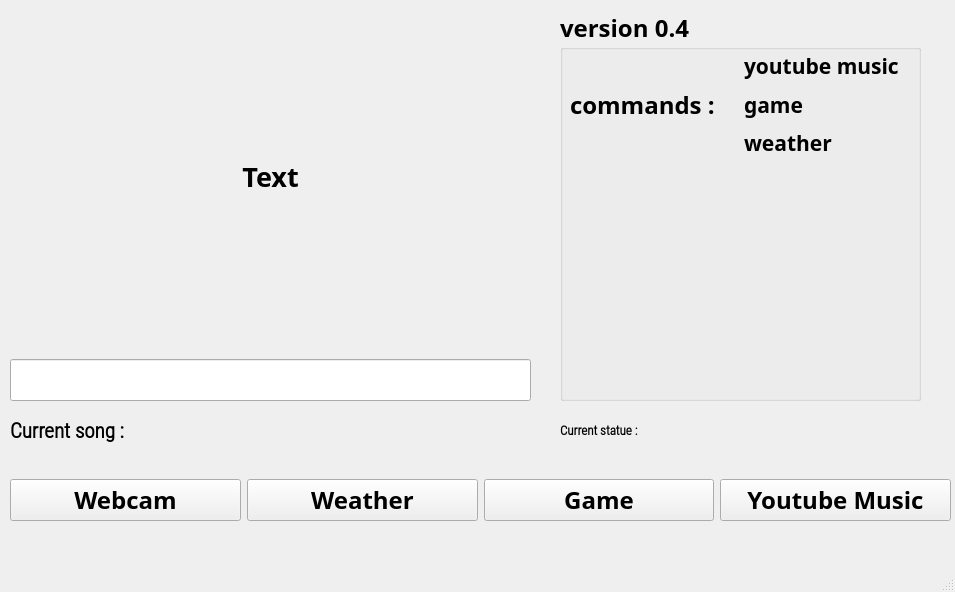
<?xml version="1.0" encoding="UTF-8"?>
<ui version="4.0">
 <class>MainWindow</class>
 <widget class="QMainWindow" name="MainWindow">
  <property name="geometry">
   <rect>
    <x>0</x>
    <y>0</y>
    <width>955</width>
    <height>592</height>
   </rect>
  </property>
  <property name="windowTitle">
   <string>MainWindow</string>
  </property>
  <widget class="QWidget" name="centralwidget">
   <widget class="QWidget" name="horizontalLayoutWidget">
    <property name="geometry">
     <rect>
      <x>10</x>
      <y>460</y>
      <width>941</width>
      <height>81</height>
     </rect>
    </property>
    <layout class="QHBoxLayout" name="horizontalLayout">
     <item>
      <widget class="QPushButton" name="webcam_button">
       <property name="font">
        <font>
         <family>Adobe Arabic</family>
         <pointsize>18</pointsize>
         <weight>75</weight>
         <bold>true</bold>
        </font>
       </property>
       <property name="text">
        <string>Webcam</string>
       </property>
      </widget>
     </item>
     <item>
      <widget class="QPushButton" name="weather_button">
       <property name="font">
        <font>
         <family>Adobe Arabic</family>
         <pointsize>18</pointsize>
         <weight>75</weight>
         <bold>true</bold>
        </font>
       </property>
       <property name="text">
        <string>Weather</string>
       </property>
      </widget>
     </item>
     <item>
      <widget class="QPushButton" name="game_button">
       <property name="font">
        <font>
         <family>Adobe Arabic</family>
         <pointsize>18</pointsize>
         <weight>75</weight>
         <bold>true</bold>
        </font>
       </property>
       <property name="text">
        <string>Game</string>
       </property>
      </widget>
     </item>
     <item>
      <widget class="QPushButton" name="youtube_button">
       <property name="font">
        <font>
         <family>Adobe Arabic</family>
         <pointsize>18</pointsize>
         <weight>75</weight>
         <bold>true</bold>
        </font>
       </property>
       <property name="text">
        <string>Youtube Music</string>
       </property>
      </widget>
     </item>
    </layout>
   </widget>
   <widget class="QWidget" name="verticalLayoutWidget">
    <property name="geometry">
     <rect>
      <x>10</x>
      <y>0</y>
      <width>521</width>
      <height>401</height>
     </rect>
    </property>
    <layout class="QVBoxLayout" name="verticalLayout">
     <item>
      <widget class="QLabel" name="chat_output_label">
       <property name="font">
        <font>
         <family>Adobe Arabic</family>
         <pointsize>20</pointsize>
         <weight>75</weight>
         <bold>true</bold>
        </font>
       </property>
       <property name="text">
        <string>Text</string>
       </property>
       <property name="alignment">
        <set>Qt::AlignCenter</set>
       </property>
      </widget>
     </item>
     <item>
      <widget class="QLineEdit" name="chat_input_label">
       <property name="sizePolicy">
        <sizepolicy hsizetype="Expanding" vsizetype="Fixed">
         <horstretch>0</horstretch>
         <verstretch>0</verstretch>
        </sizepolicy>
       </property>
       <property name="maximumSize">
        <size>
         <width>16777215</width>
         <height>16777215</height>
        </size>
       </property>
       <property name="font">
        <font>
         <family>Adobe Arabic</family>
         <pointsize>18</pointsize>
        </font>
       </property>
       <property name="text">
        <string/>
       </property>
      </widget>
     </item>
    </layout>
   </widget>
   <widget class="QWidget" name="horizontalLayoutWidget_2">
    <property name="geometry">
     <rect>
      <x>10</x>
      <y>400</y>
      <width>521</width>
      <height>61</height>
     </rect>
    </property>
    <layout class="QHBoxLayout" name="horizontalLayout_2">
     <item>
      <widget class="QLabel" name="label_2">
       <property name="font">
        <font>
         <family>Roboto Condensed Light</family>
         <pointsize>16</pointsize>
         <weight>75</weight>
         <bold>true</bold>
        </font>
       </property>
       <property name="text">
        <string>Current song :</string>
       </property>
      </widget>
     </item>
     <item>
      <widget class="QLabel" name="song_Label">
       <property name="font">
        <font>
         <family>Roboto Condensed Light</family>
         <pointsize>15</pointsize>
         <weight>75</weight>
         <bold>true</bold>
        </font>
       </property>
       <property name="text">
        <string/>
       </property>
      </widget>
     </item>
    </layout>
   </widget>
   <widget class="QGroupBox" name="groupBox">
    <property name="geometry">
     <rect>
      <x>560</x>
      <y>10</y>
      <width>361</width>
      <height>391</height>
     </rect>
    </property>
    <property name="font">
     <font>
      <family>Adobe Arabic</family>
      <pointsize>18</pointsize>
      <weight>75</weight>
      <bold>true</bold>
     </font>
    </property>
    <property name="title">
     <string>version 0.4</string>
    </property>
    <widget class="QWidget" name="horizontalLayoutWidget_3">
     <property name="geometry">
      <rect>
       <x>10</x>
       <y>40</y>
       <width>341</width>
       <height>109</height>
      </rect>
     </property>
     <layout class="QHBoxLayout" name="horizontalLayout_3">
      <item>
       <widget class="QLabel" name="label">
        <property name="font">
         <font>
          <pointsize>18</pointsize>
         </font>
        </property>
        <property name="text">
         <string>commands : </string>
        </property>
       </widget>
      </item>
      <item>
       <layout class="QVBoxLayout" name="verticalLayout_3">
        <item>
         <widget class="QLabel" name="label_3">
          <property name="font">
           <font>
            <family>Adobe Arabic</family>
            <pointsize>16</pointsize>
            <weight>75</weight>
            <bold>true</bold>
           </font>
          </property>
          <property name="text">
           <string>youtube music</string>
          </property>
         </widget>
        </item>
        <item>
         <widget class="QLabel" name="label_4">
          <property name="font">
           <font>
            <pointsize>16</pointsize>
           </font>
          </property>
          <property name="text">
           <string>game</string>
          </property>
         </widget>
        </item>
        <item>
         <widget class="QLabel" name="label_5">
          <property name="font">
           <font>
            <family>Adobe Arabic</family>
            <pointsize>16</pointsize>
           </font>
          </property>
          <property name="text">
           <string>weather</string>
          </property>
         </widget>
        </item>
       </layout>
      </item>
     </layout>
    </widget>
   </widget>
   <widget class="QWidget" name="horizontalLayoutWidget_4">
    <property name="geometry">
     <rect>
      <x>560</x>
      <y>410</y>
      <width>361</width>
      <height>41</height>
     </rect>
    </property>
    <layout class="QHBoxLayout" name="horizontalLayout_4">
     <item>
      <widget class="QLabel" name="label_6">
       <property name="font">
        <font>
         <family>Roboto Condensed Light</family>
         <pointsize>10</pointsize>
         <weight>75</weight>
         <bold>true</bold>
        </font>
       </property>
       <property name="text">
        <string>Current statue :</string>
       </property>
      </widget>
     </item>
     <item>
      <widget class="QLabel" name="statue">
       <property name="font">
        <font>
         <family>Roboto Condensed Light</family>
         <pointsize>15</pointsize>
         <weight>75</weight>
         <bold>true</bold>
        </font>
       </property>
       <property name="text">
        <string/>
       </property>
      </widget>
     </item>
    </layout>
   </widget>
  </widget>
  <widget class="QMenuBar" name="menubar">
   <property name="geometry">
    <rect>
     <x>0</x>
     <y>0</y>
     <width>955</width>
     <height>26</height>
    </rect>
   </property>
  </widget>
  <widget class="QStatusBar" name="statusbar"/>
 </widget>
 <resources/>
 <connections/>
</ui>
